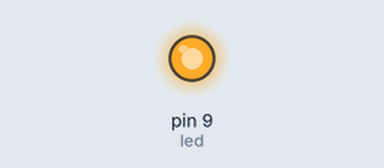
This sketch was run on a simulated Arduino Uno, built with avr-gcc and run on an emulated ATmega328P. On the bench: output pins drawn as LEDs (lit = HIGH).

Above: at 0.5 s.
At 5.0 s:
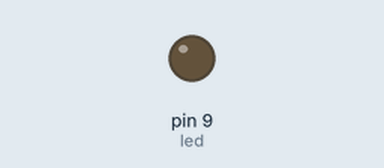
Timing chart, 0 to 6.9 s (numbered marks = the images above):
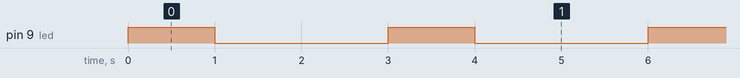

Measured:
- by itself, pin 9 (led): alternates HIGH for 1.0 s and LOW for 2.0 s

The sketch:

sketch_greenled.ino
```cpp
int led = 9;
void setup()
{
  // put your setup code here, to run once:
  pinMode(led,OUTPUT);//9번핀이 아웃풋

}

void loop()
{
  // put your main code here, to run repeatedly:
   digitalWrite(led,HIGH);
   delay(1000);
   digitalWrite(led,LOW);
   delay(2000);
}
```
